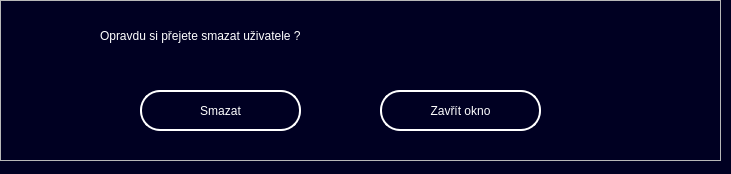
<?xml version="1.0" encoding="UTF-8"?>
<ui version="4.0">
 <class>Delete_user_really</class>
 <widget class="QWidget" name="Delete_user_really">
  <property name="geometry">
   <rect>
    <x>0</x>
    <y>0</y>
    <width>731</width>
    <height>174</height>
   </rect>
  </property>
  <property name="windowTitle">
   <string>Form</string>
  </property>
  <property name="styleSheet">
   <string notr="true">QWidget#Delete_user_really {
background-color: rgb(0, 0, 34);
}

QLabel#Instructions {
color: rgb(255, 255, 255);
font: 24pt &quot;FreeSans&quot;;
}

QPushButton#Button_Delete{
color: rgb(255, 255, 255);
border-color: rgb(255, 255, 255);
border: 2px solid rgb(255, 255, 255);
border-radius: 20px;
font: 12pt &quot;FreeSans&quot;;
}

QPushButton#Button_Back{
color: rgb(255, 255, 255);
border-color: rgb(255, 255, 255);
border: 2px solid rgb(255, 255, 255);
border-radius: 20px;
font: 12pt &quot;FreeSans&quot;;
}

QPushButton:hover#Button_Delete{
border: 3px solid rgb(255, 255, 255);
background-color: rgb(0, 0, 53);
}

QPushButton:hover#Button_Back{
border: 3px solid rgb(255, 255, 255);
background-color: rgb(0, 0, 53);
}</string>
  </property>
  <widget class="QFrame" name="frame">
   <property name="geometry">
    <rect>
     <x>0</x>
     <y>0</y>
     <width>721</width>
     <height>161</height>
    </rect>
   </property>
   <property name="frameShape">
    <enum>QFrame::StyledPanel</enum>
   </property>
   <property name="frameShadow">
    <enum>QFrame::Raised</enum>
   </property>
   <widget class="QLabel" name="Instructions">
    <property name="geometry">
     <rect>
      <x>100</x>
      <y>20</y>
      <width>541</width>
      <height>31</height>
     </rect>
    </property>
    <property name="text">
     <string>Opravdu si přejete smazat uživatele ?</string>
    </property>
   </widget>
   <widget class="QPushButton" name="Button_Delete">
    <property name="geometry">
     <rect>
      <x>140</x>
      <y>90</y>
      <width>161</width>
      <height>41</height>
     </rect>
    </property>
    <property name="text">
     <string>Smazat</string>
    </property>
   </widget>
   <widget class="QPushButton" name="Button_Back">
    <property name="geometry">
     <rect>
      <x>380</x>
      <y>90</y>
      <width>161</width>
      <height>41</height>
     </rect>
    </property>
    <property name="text">
     <string>Zavřít okno</string>
    </property>
   </widget>
  </widget>
 </widget>
 <resources/>
 <connections/>
</ui>
